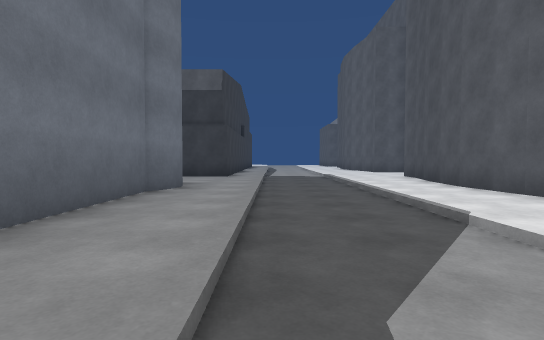
view 1 (above)

24 first-person views from a walk through a scene from a Unity 3-D project. The camera is 1.3 m above the floor, tilts 2° down and sees 80° across. The floor is counted in squares, 2 m on a side. Each view is taken from the middle of a square. On the plan, view 1 faces up. The plan holds only what a view shows up to about 10 squares ahead; the rest is blank. The place goes on beyond the plan. Door leaves are left out, so doorways stand open. Surface patterns are stand-ins for the level's own textures.

view 2
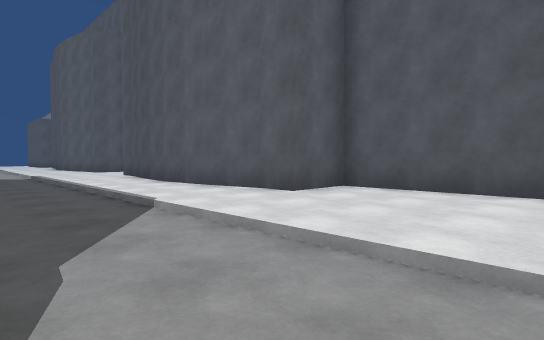

view 3
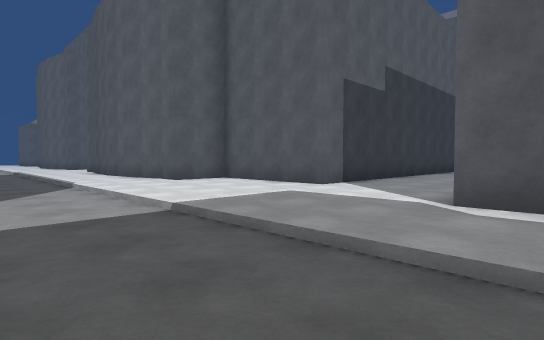

view 4
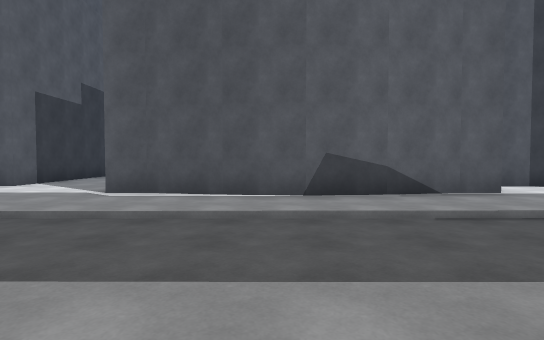

view 5
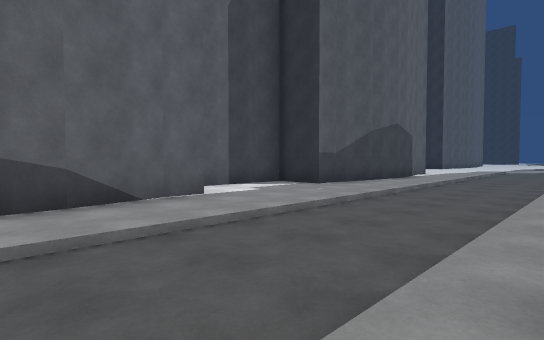

view 6
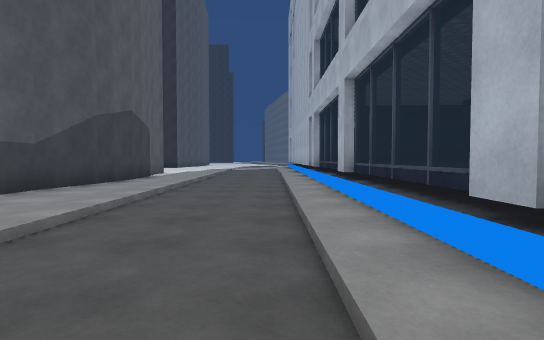

view 7
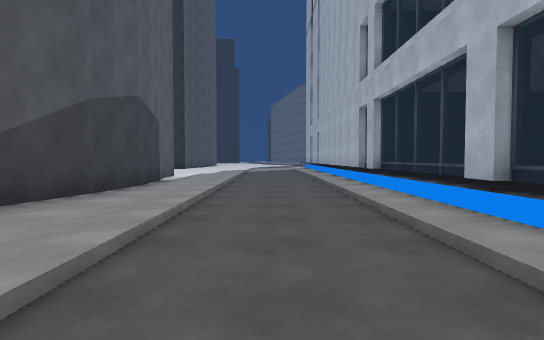

view 8
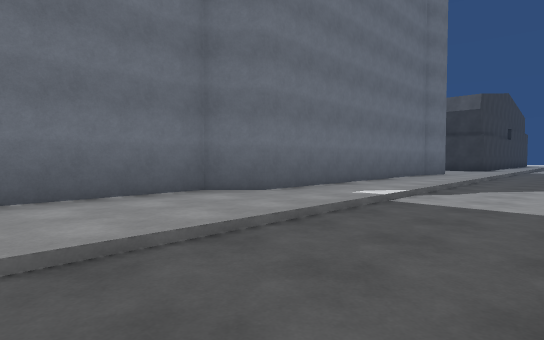

view 9
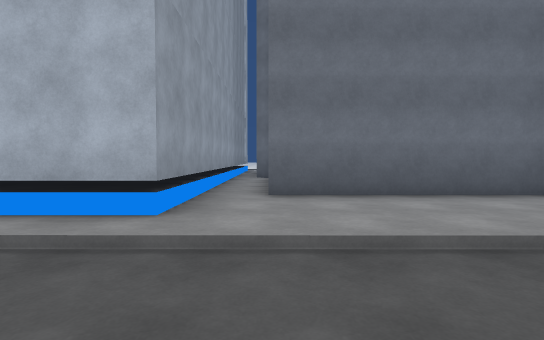

view 10
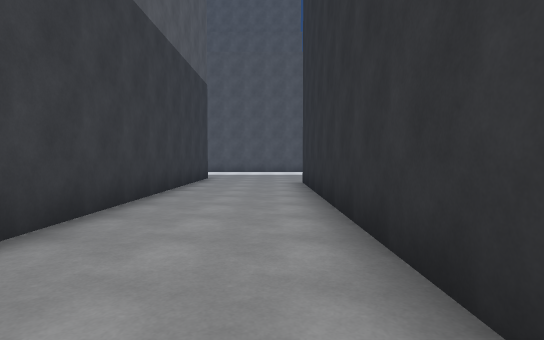

view 11
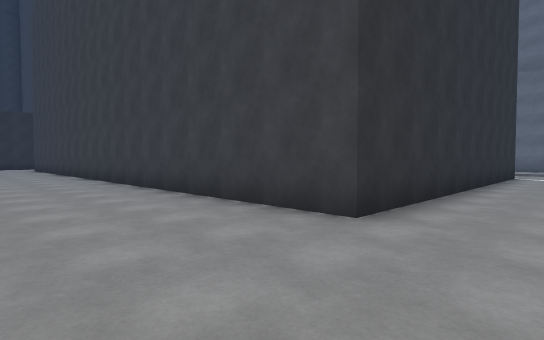

view 12
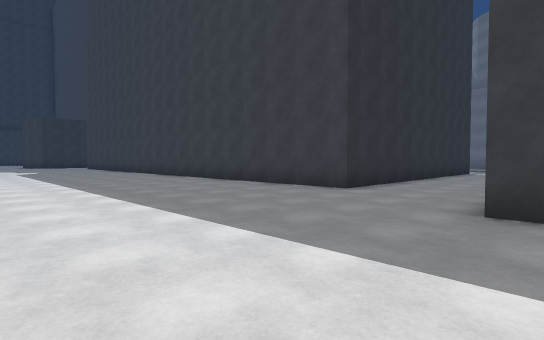

view 13
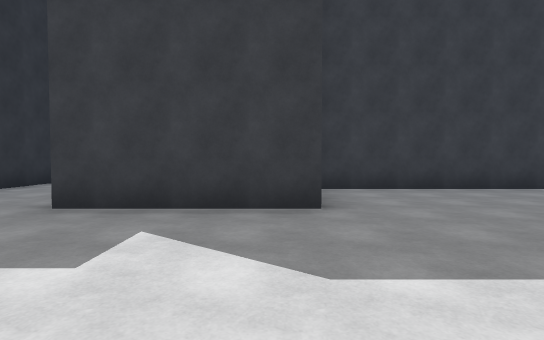

view 14
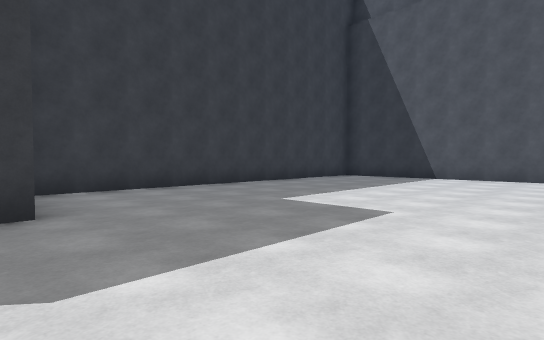

view 15
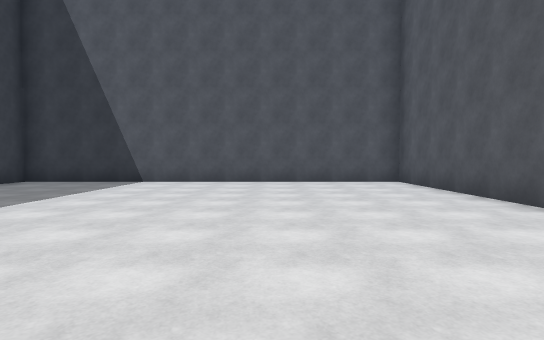

view 16
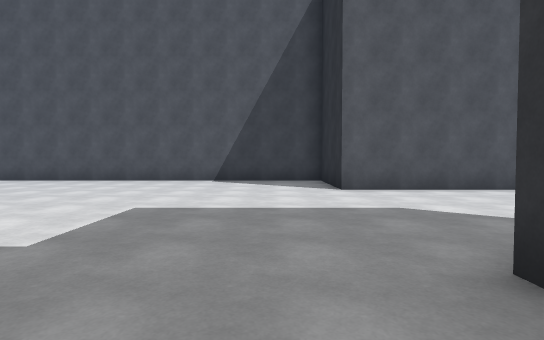

view 17
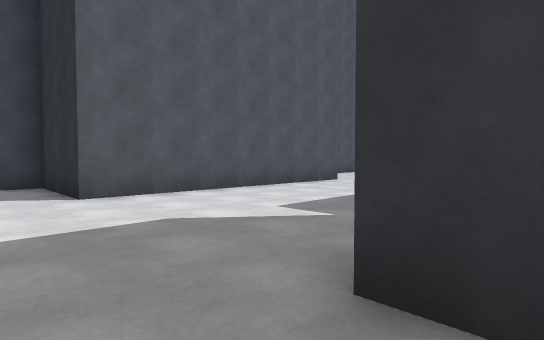

view 18
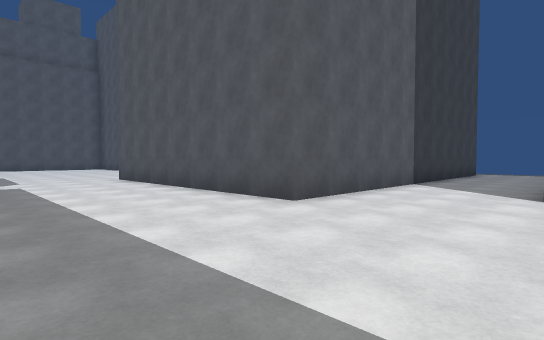

view 19
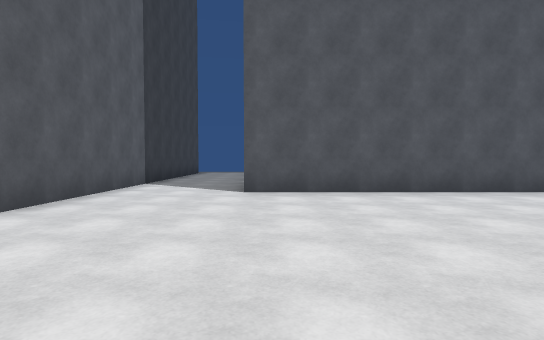

view 20
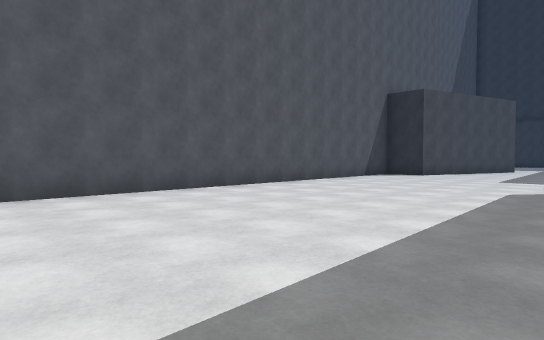

view 21
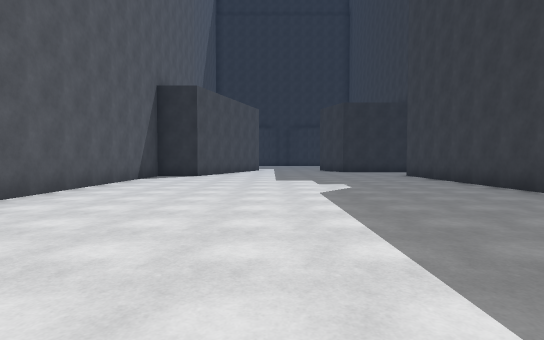

view 22
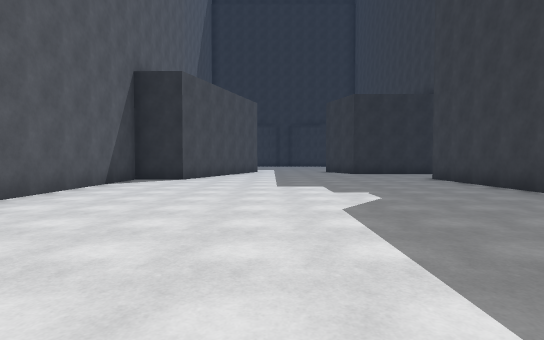

view 23
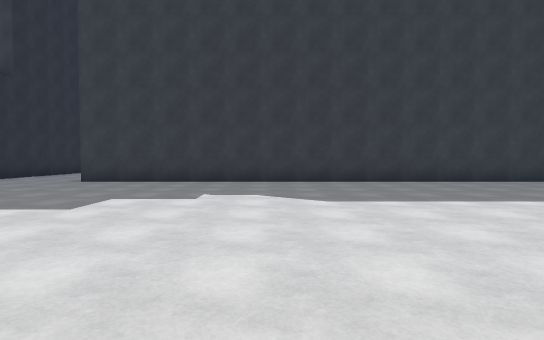

view 24
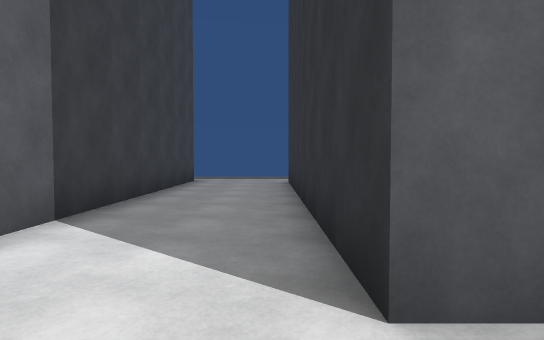

### Floor plan
Key: @ floor where view 1 was taken; # wall or solid block; . main floor; - floor 0.25 m lower than the main floor; / step, stairs or slope; O other object.
Columns run from 4 left of view 1 to 28 right of it. Each row starts with its distance up from view 1.
 13                  ############
 12                  #..........#
 11      -/           ..........#
 10    .--/.#         ..........#
  9   ..--/.#        #..........#
  8   ..--/.#        #..........#
  7   #.--/.#        #..........#
  6   O.--/.#        #..........#
  5   #.--/.#        #..........#
  4   #.--/.#        #..........#
  3   #.--/.###      #..........#
  2   #.--/...#        #.....####
  1   #.--/...#        #.....#
  0   #.@-/...#        #.....#
 -1   #.--/...##########.....#
 -2  ##.--/..................#
 -3  #..--/..................#
 -4  #..--/.###########......########
 -5  #..--/.#         #..............
 -6  #..--/.#         #..............
 -7  #..--/.#         #..............
 -8 ###.--/.#         #.........#####
 -9   ##--/.#         #.........#
-10   ##--/.#         #.........#
-11   #/--/.#         #.........#
-12   #/--/...#       #.........#
-13   #/--/...#       #.........#
-14   #/--/...#       #.........#
-15   #/--/.###       #.........#
-16   #/--/.#         #.........#
-17   #/--/.#         #.........#
-18   #/--/.#         #.........#
-19   ##--/.#         #.........#
-20 ####--/.#         #.........#
-21    #--/.#         #.........#
-22    #--/.#         #....... ##

Where each view was taken, in squares from view 1:
view 1: 0 up, 0 right, facing up
view 2: 1 down, 0 right, facing up-right
view 3: 5 down, 0 right, facing up-right
view 4: 7 down, 2 left, facing right
view 5: 8 down, 1 left, facing down-right
view 6: 10 down, 0 right, facing down
view 7: 12 down, 1 right, facing down
view 8: 6 down, 2 right, facing up-left
view 9: 7 down, 2 right, facing left
view 10: 3 down, 5 right, facing right
view 11: 2 down, 17 right, facing down-left
view 12: 0 up, 20 right, facing down-left
view 13: 2 up, 20 right, facing left
view 14: 2 up, 20 right, facing up-left
view 15: 4 up, 20 right, facing up
view 16: 4 up, 14 right, facing right
view 17: 4 up, 15 right, facing down-right
view 18: 8 down, 17 right, facing up-right
view 19: 8 down, 17 right, facing right
view 20: 9 down, 17 right, facing down-right
view 21: 10 down, 19 right, facing down
view 22: 12 down, 19 right, facing down
view 23: 17 down, 23 right, facing left
view 24: 7 down, 22 right, facing right
